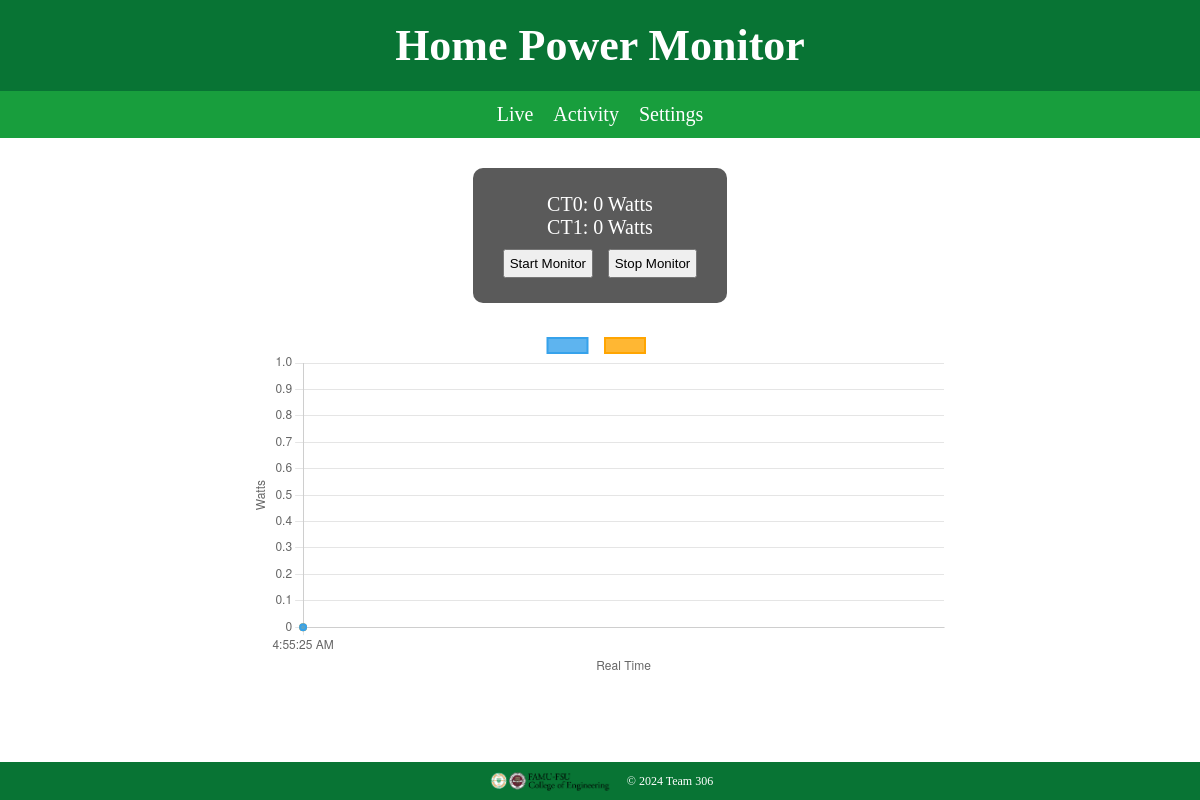
Before: / with the older database file.
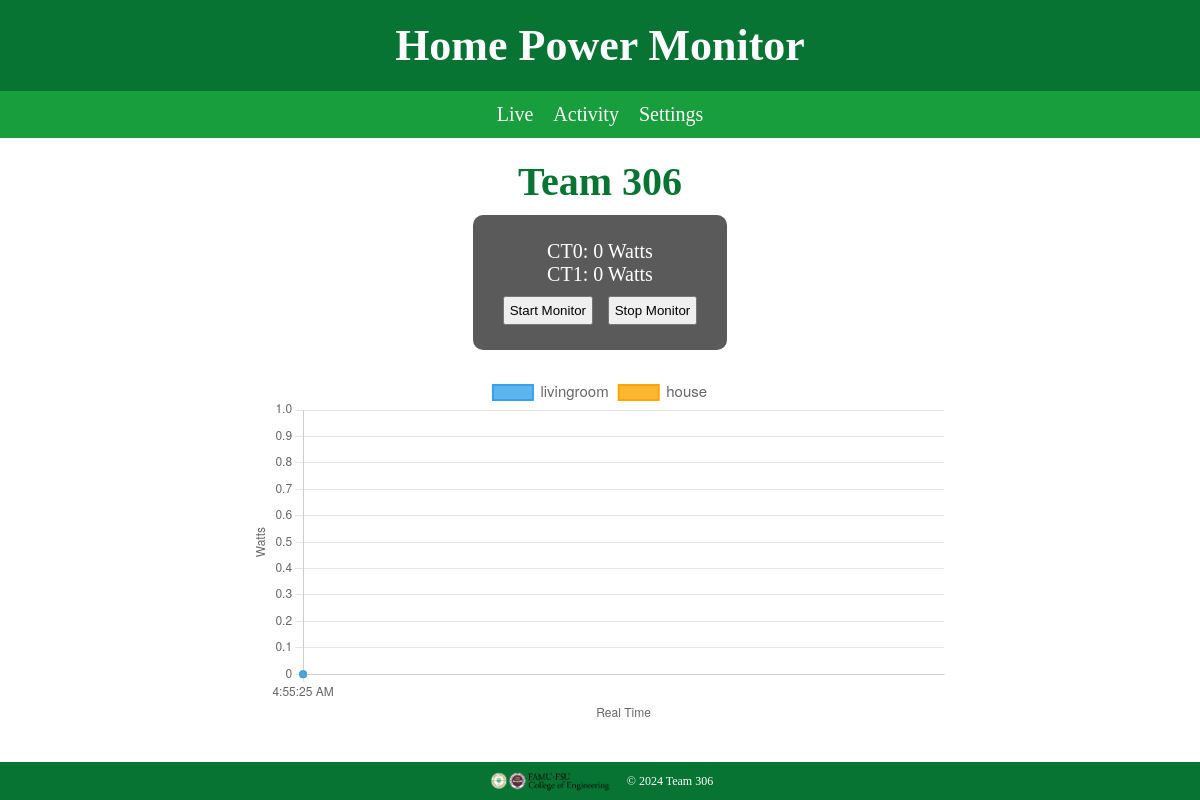
After: the same page with the newer database file.
### tables this page shows
CREATE TABLE power_data_settings (
        home_name VARCHAR(30),
        ct1_label VARCHAR(10),
        ct2_label VARCHAR(10),
        KiloWatt_US REAL,       
        daemon_status VARCHAR(10) DEFAULT 'stopped'
    );

### index.php (the view, shortened to what this page needs)
<?php
$dbConnection = new PDO('sqlite:power_data.db');
$dbConnection->setAttribute(PDO::ATTR_ERRMODE, PDO::ERRMODE_EXCEPTION);
$stmt = $dbConnection->query('SELECT * FROM power_data_settings');
$settings = $stmt->fetch(PDO::FETCH_ASSOC);
?>
<!DOCTYPE html>
<html lang="en">
<head>
    <link rel="stylesheet" href="css/styles.css">
</head>
<body>
    <header>
        <h1>Home Power Monitor</h1>
    </header>
    <nav>
        <a href="index.php">Live</a>
        <a href="activity.php">Activity</a>
        <a href="settings.php">Settings</a>
    </nav>
    <h2 class="home-name"><?php echo htmlspecialchars($settings['home_name']); ?></h2>
    <footer>
        <img src="footer_logo.png" alt="Footer Image">
        &copy; <?php echo date("Y"); ?> Team 306
    </footer>
    <div id="content">
        <div id="powerData">
            <p><span id="ct1_label">CT0</span>: <span id="CT1Value">0</span> Watts</p>
            <p><span id="ct2_label">CT1</span>: <span id="CT2Value">0</span> Watts</p>
            <div class="button-container">
                <button id="startDaemon">Start Monitor</button>
                <button id="stopDaemon">Stop Monitor</button>
            </div>
        </div>
        <div id="chartContainer">
            <canvas id="powerChart"></canvas>
        </div>
    </div>
</body>
</html>

### styles.css (style rules this page uses)
* { margin: 0; padding: 0; box-sizing: border-box; }
body { font-size: 18px; margin: 0; padding: 0; font-family: Times, sans-serif; background-image: url('background.jpghttps://images.unsplash.com/photo-1604147706283-d7119b5b822c?q=80&w=1000&auto=format&fit=crop&ixlib=rb-4.0.3&ixid=M3wxMjA3fDB8MHxzZWFyY2h8Mnx8d2hpdGUlMjB0ZXh0dXJlfGVufDB8fDB8fHww'); background-size: cover; background-position: center; color: #fff; }
header { display: flex; flex-direction: column; align-items: center; font-size: 22px; padding: 20px; background-color: #087434; text-align: center; }
.home-name { text-align: center; color: #087434; font-size: 40px; margin-top: 20px; }
nav { font-size: 20px; display: flex; justify-content: center; background-color: #189E3D; padding: 12px 0; }
nav a { color: #fff; text-decoration: none; margin: 0 10px; }
#content { display: flex; flex-direction: column; align-items: center; font-size: 19px; width: 90%; margin: auto; }
p { font-size: 20px; }
#powerData { display: flex; flex-direction: column; align-items: center; margin-top: 25px; padding: 25px; background-color: rgba(19, 20, 19, 0.699); border-radius: 10px; text-align: center; margin-top: 10px; margin-bottom: 0px; }
.button-container { text-align: center; }
.button-container button { margin-top: 10px; margin-bottom: 0px; }
#chartContainer { display: flex; flex-direction: column; align-items: center; width: 80%; max-width: 700px; margin-top: 20px; margin-bottom: 20px; }
canvas { max-width: 100%; height: auto; margin-top: 5px; margin-bottom: 40px; }
footer { width: 100%; background-color: #087434; position: relative; color: white; left: 0; bottom: 0; position: fixed; font-size: 12px; display: flex; align-items: center; justify-content: center; margin: 0; }
footer img { width: 130px; height: auto; margin-right: 10px; }

Changed rows visible on the page:
added power_data_settings: home_name "Team 306"
Other visible differences:
chart data {{ $settings['ct1_label'] }}:  → livingroom
chart data {{ $settings['ct2_label'] }}:  → house
